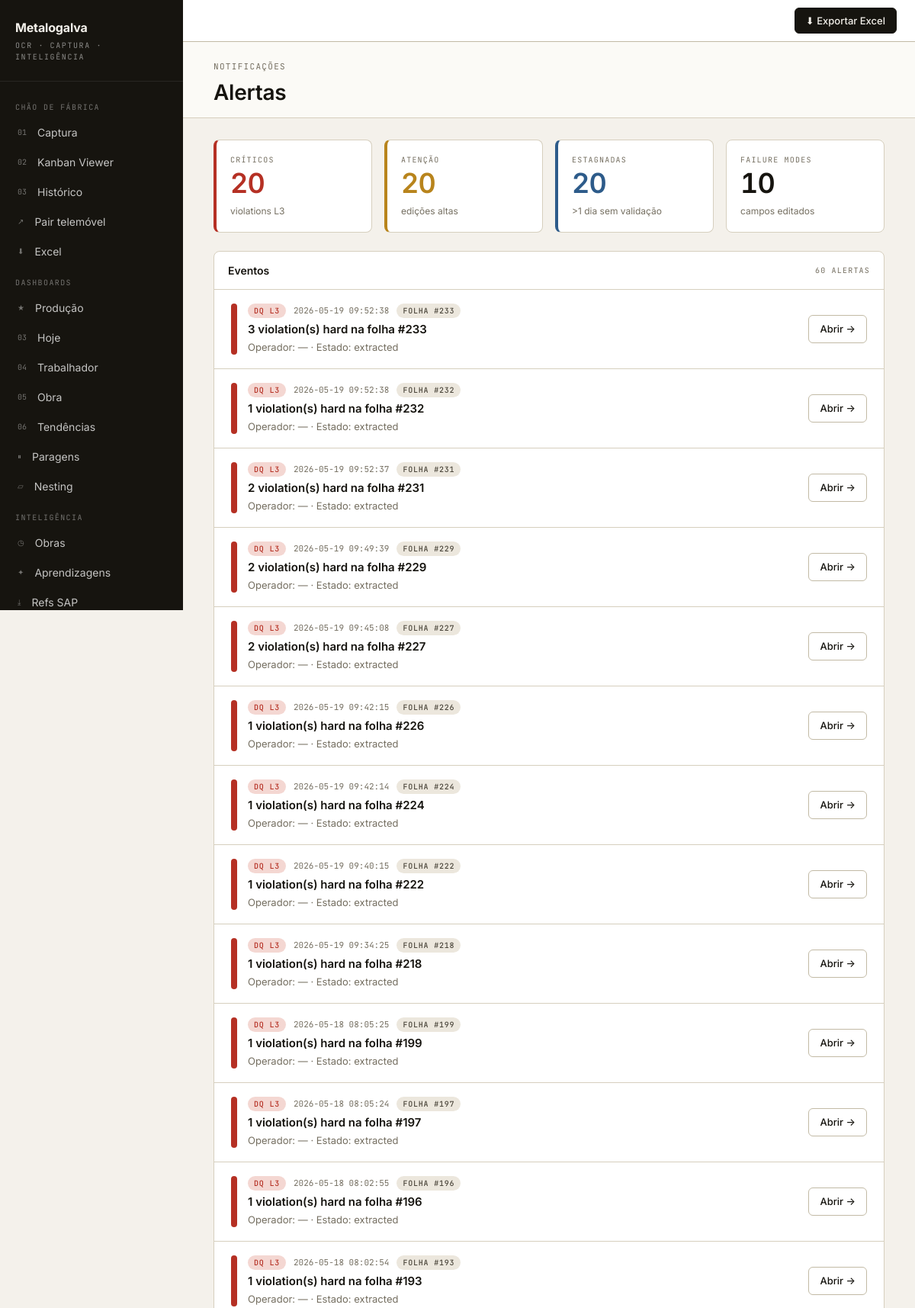
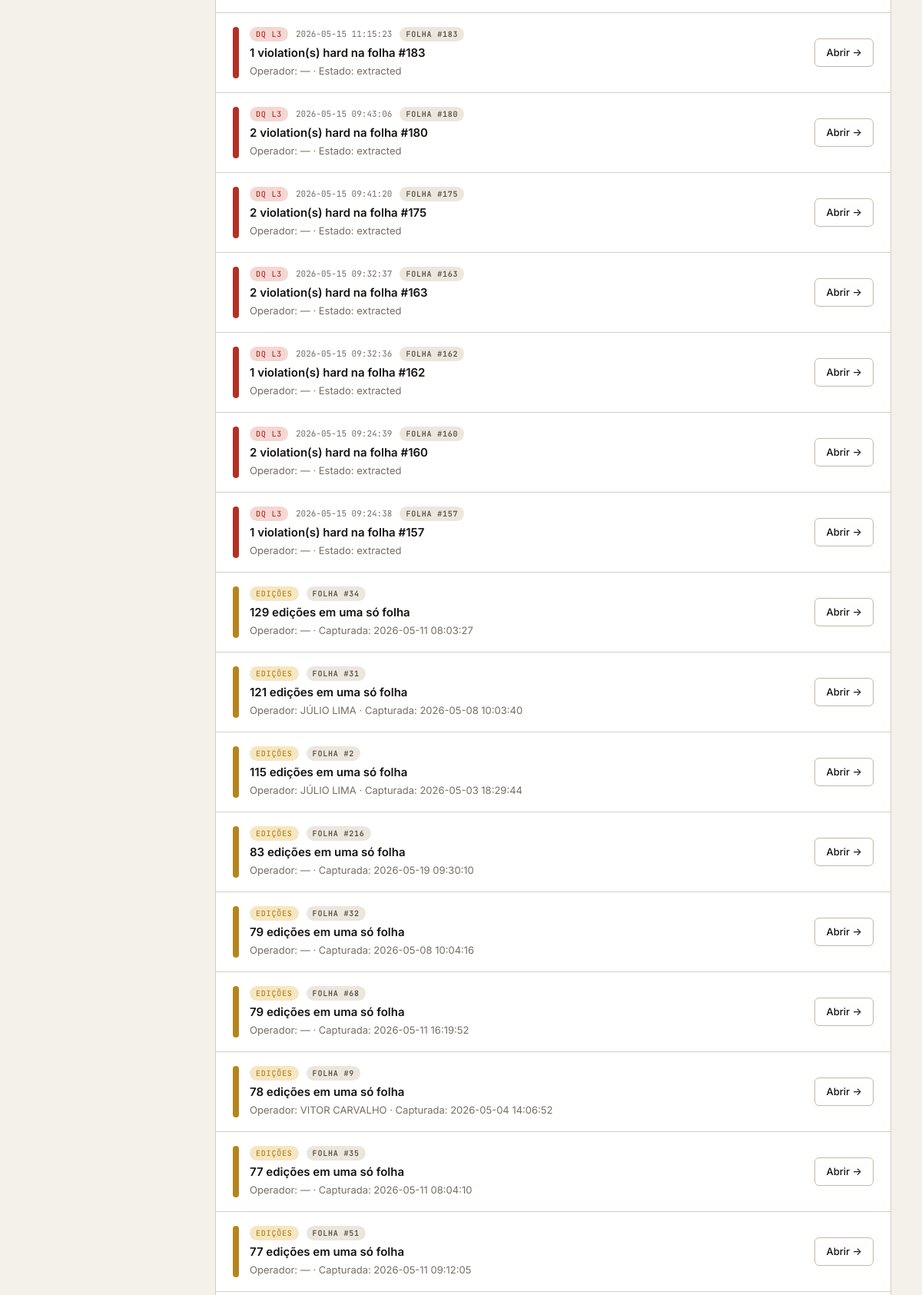
The page /dashboard/alerts (upper part) on the database its author committed (2 pictures, top to bottom).
### tables this page shows
CREATE TABLE sheets (
    id INTEGER PRIMARY KEY AUTOINCREMENT,
    image_path TEXT NOT NULL,
    captured_at TIMESTAMP DEFAULT CURRENT_TIMESTAMP,
    status TEXT NOT NULL DEFAULT 'pending',
    operador TEXT,
    sheet_data TEXT,
    raw_extraction TEXT,
    dq_audit TEXT,
    extracted_at TIMESTAMP,
    validated_at TIMESTAMP,
    error_message TEXT
, image_rotation INTEGER NOT NULL DEFAULT 0, shadow_scoring_json TEXT, shadow_scored_at TIMESTAMP);

### backend/app/web/main.py (the view)
@app.get("/dashboard/alerts", response_class=HTMLResponse)
def dashboard_alerts(request: Request) -> Response:
    data = kpis.alerts()
    return templates.TemplateResponse(
        request,
        "dashboard_alerts.html",
        {"data": data, "active_tab": "alerts"},
    )

### backend/app/web/templates/dashboard_alerts.html (shortened to what this page needs)
{% extends "base.html" %}
{% set live = true %}
{% block content %}
<div class="page-h">
  <div>
    <div class="page-eyebrow">Notificações</div>
    <h1 class="page-title">Alertas</h1>
  </div>
</div>
<div id="dash-data" class="page-content"
     hx-get="{{ request.url }}"
     hx-trigger="every 30s"
     hx-select="#dash-data"
     hx-swap="outerHTML">
  {% set n_crit = data.hard_violations | length %}
  {% set n_warn = data.high_edits | length %}
  {% set n_stuck = data.stuck | length %}
  {% set n_field = data.top_edited_fields | length %}
  <div class="kpi-grid kpi-row" style="grid-template-columns: repeat(4, 1fr); margin-bottom:24px;">
    <div class="kpi" style="border-left: 4px solid var(--crit);">
      <div class="kpi-l">Críticos</div>
      <div class="kpi-v" style="color: {{ 'var(--crit)' if n_crit else 'var(--ink-4)' }};">{{ n_crit }}</div>
      <div class="kpi-d muted tiny">violations L3</div>
    </div>
    <div class="kpi" style="border-left: 4px solid var(--warn);">
      <div class="kpi-l">Atenção</div>
      <div class="kpi-v" style="color: {{ 'var(--warn)' if n_warn else 'var(--ink-4)' }};">{{ n_warn }}</div>
      <div class="kpi-d muted tiny">edições altas</div>
    </div>
    <div class="kpi" style="border-left: 4px solid var(--info);">
      <div class="kpi-l">Estagnadas</div>
      <div class="kpi-v" style="color: {{ 'var(--info)' if n_stuck else 'var(--ink-4)' }};">{{ n_stuck }}</div>
      <div class="kpi-d muted tiny">&gt;1 dia sem validação</div>
    </div>
    <div class="kpi">
      <div class="kpi-l">Failure modes</div>
      <div class="kpi-v">{{ n_field }}</div>
      <div class="kpi-d muted tiny">campos editados</div>
    </div>
  </div>
  <div class="card" style="margin-bottom:16px;">
    <div class="card-h">
      <div class="card-h-title">Eventos</div>
      <div class="card-h-sub">{{ n_crit + n_warn + n_stuck }} ALERTAS</div>
    </div>
    <div>
      {% for v in data.hard_violations %}
      <div style="display:flex; gap:14px; padding:18px 22px; border-bottom:1px solid var(--rule); align-items:stretch;">
        <div class="sev-rail crit"></div>
        <div style="flex:1; min-width:0;">
          <div style="display:flex; align-items:center; gap:10px; margin-bottom:4px; flex-wrap:wrap;">
            <span class="pill crit">DQ L3</span>
            <span class="mono tiny muted">{{ v.captured_at }}</span>
            <span class="pill neutral">folha #{{ v.id }}</span>
          </div>
          <div style="font-weight:600; font-size:15px; margin-bottom:2px;">
            {{ v.n_errors }} violation(s) hard na folha #{{ v.id }}
          </div>
          <div class="muted" style="font-size:13px;">
            Operador: {{ v.operador or '—' }} · Estado: {{ v.status }}
          </div>
        </div>
        <a class="btn" href="/sheet/{{ v.id }}" style="align-self:center;">Abrir →</a>
      </div>
      {% endfor %}
      {% for r in data.high_edits %}
      <div style="display:flex; gap:14px; padding:18px 22px; border-bottom:1px solid var(--rule); align-items:stretch;">
        <div class="sev-rail warn"></div>
        <div style="flex:1; min-width:0;">
          <div style="display:flex; align-items:center; gap:10px; margin-bottom:4px; flex-wrap:wrap;">
            <span class="pill warn">EDIÇÕES</span>
            <span class="pill neutral">folha #{{ r.id }}</span>
          </div>
          <div style="font-weight:600; font-size:15px; margin-bottom:2px;">
            {{ r.n_edits }} edições em uma só folha
          </div>
          <div class="muted" style="font-size:13px;">
            Operador: {{ r.operador or '—' }} · Capturada: {{ r.captured_at }}
          </div>
        </div>
        <a class="btn" href="/sheet/{{ r.id }}" style="align-self:center;">Abrir →</a>
      </div>
      {% endfor %}
    </div>
  </div>
</div>
{% endblock %}

### backend/app/web/static/design.css (style rules this page uses)
:root { --paper: #F4F1EB; --paper-2: #ECE7DD; --paper-3: #E2DCCE; --ink: #16140F; --ink-2: #2A271F; --ink-3: #4A453A; --ink-4: #756F61; --ink-5: #9B9587; --rule: #D6CFBE; --rule-2: #C2BAA5; --surface: #FBFAF6; --surface-2: #FFFFFF; --accent: #D4A574; --accent-ink: #8A5F2D; --accent-soft: #F0E2C9; --ok: #2F7D43; --ok-soft: #DDEBD8; --warn: #B8841C; --warn-soft: #F5E7C2; --crit: #B53024; --crit-soft: #F4D7D2; --info: #2D5B8A; --info-soft: #D5E2EE; --font-sans: 'Inter', system-ui, -apple-system, sans-serif; --font-mono: 'JetBrains Mono', ui-monospace, monospace; --font-hand: 'Caveat', cursive; }
* { box-sizing: border-box; }
html, body { margin: 0; padding: 0; }
body { font-family: var(--font-sans); background: var(--paper); color: var(--ink); font-size: 15px; line-height: 1.5; -webkit-font-smoothing: antialiased; -moz-osx-font-smoothing: grayscale; }
a { color: inherit; text-decoration: none; }
.mono { font-family: var(--font-mono); font-feature-settings: 'tnum'; }
.muted { color: var(--ink-4); }
.tiny { font-size: 11px; }
.page-h { padding: 24px 40px 12px; border-bottom: 1px solid var(--rule); background: var(--surface); display: flex; align-items: flex-end; justify-content: space-between; gap: 16px; flex-wrap: wrap; }
.page-eyebrow { font-family: var(--font-mono); font-size: 11px; letter-spacing: 0.12em; text-transform: uppercase; color: var(--ink-4); margin-bottom: 4px; }
.page-title { font-size: 28px; font-weight: 600; letter-spacing: -0.01em; margin: 0; }
.page-content { padding: 28px 40px 60px; }
.btn { display: inline-flex; align-items: center; gap: 8px; padding: 8px 14px; border: 1px solid var(--rule-2); background: var(--surface-2); border-radius: 6px; font-size: 13px; font-weight: 500; color: var(--ink); cursor: pointer; transition: all .12s; text-decoration: none; }
.pill { display: inline-flex; align-items: center; gap: 4px; padding: 2px 8px; border-radius: 999px; font-family: var(--font-mono); font-size: 10px; letter-spacing: 0.08em; text-transform: uppercase; font-weight: 500; }
.pill.warn { background: var(--warn-soft); color: var(--warn); }
.pill.crit { background: var(--crit-soft); color: var(--crit); }
.pill.neutral { background: var(--paper-2); color: var(--ink-3); }
.card { background: var(--surface-2); border: 1px solid var(--rule); border-radius: 8px; }
.card-h { padding: 14px 18px; border-bottom: 1px solid var(--rule); display: flex; align-items: center; justify-content: space-between; gap: 12px; }
.card-h-title { font-weight: 600; font-size: 14px; }
.card-h-sub { font-family: var(--font-mono); font-size: 10px; color: var(--ink-4); letter-spacing: 0.12em; text-transform: uppercase; }
.kpi-grid { display: grid; gap: 16px; }
.kpi { background: var(--surface-2); border: 1px solid var(--rule); border-radius: 8px; padding: 18px; }
.kpi-l { font-family: var(--font-mono); font-size: 10px; letter-spacing: 0.12em; text-transform: uppercase; color: var(--ink-4); }
.kpi-v { font-size: 36px; font-weight: 600; letter-spacing: -0.02em; margin-top: 4px; line-height: 1.1; font-variant-numeric: tabular-nums; }
.kpi-d { display: flex; align-items: center; gap: 6px; margin-top: 8px; font-size: 12px; }
.sev-rail { width: 8px; align-self: stretch; border-radius: 4px; flex-shrink: 0; }
.sev-rail.crit { background: var(--crit); }
.sev-rail.warn { background: var(--warn); }

### rows shown on the page
sheets: captured_at "2026-05-19 09:52:38", id "233", n_errors "3", operador "—", status "extracted"
sheets: captured_at "2026-05-19 09:52:38", id "232", n_errors "1", operador "—", status "extracted"
sheets: captured_at "2026-05-19 09:52:37", id "231", n_errors "2", operador "—", status "extracted"
sheets: captured_at "2026-05-19 09:49:39", id "229", n_errors "2", operador "—", status "extracted"
sheets: captured_at "2026-05-19 09:45:08", id "227", n_errors "2", operador "—", status "extracted"
sheets: captured_at "2026-05-19 09:42:15", id "226", n_errors "1", operador "—", status "extracted"
sheets: captured_at "2026-05-19 09:42:14", id "224", n_errors "1", operador "—", status "extracted"
sheets: captured_at "2026-05-19 09:40:15", id "222", n_errors "1", operador "—", status "extracted"
sheets: captured_at "2026-05-19 09:34:25", id "218", n_errors "1", operador "—", status "extracted"
sheets: captured_at "2026-05-18 08:05:25", id "199", n_errors "1", operador "—", status "extracted"
sheets: captured_at "2026-05-18 08:05:24", id "197", n_errors "1", operador "—", status "extracted"
sheets: captured_at "2026-05-18 08:02:55", id "196", n_errors "1", operador "—", status "extracted"
sheets: captured_at "2026-05-18 08:02:54", id "193", n_errors "1", operador "—", status "extracted"
sheets: captured_at "2026-05-15 11:15:23", id "183", n_errors "1", operador "—", status "extracted"
sheets: captured_at "2026-05-15 09:43:06", id "180", n_errors "2", operador "—", status "extracted"
sheets: captured_at "2026-05-15 09:41:20", id "175", n_errors "2", operador "—", status "extracted"
sheets: captured_at "2026-05-15 09:32:37", id "163", n_errors "2", operador "—", status "extracted"
sheets: captured_at "2026-05-15 09:32:36", id "162", n_errors "1", operador "—", status "extracted"
sheets: captured_at "2026-05-15 09:24:39", id "160", n_errors "2", operador "—", status "extracted"
sheets: captured_at "2026-05-15 09:24:38", id "157", n_errors "1", operador "—", status "extracted"
sheets: id "34", n_edits "129", operador "—", captured_at "2026-05-11 08:03:27"
sheets: id "31", n_edits "121", operador "JÚLIO LIMA", captured_at "2026-05-08 10:03:40"
sheets: id "2", n_edits "115", operador "JÚLIO LIMA", captured_at "2026-05-03 18:29:44"
sheets: id "216", n_edits "83", operador "—", captured_at "2026-05-19 09:30:10"
sheets: id "32", n_edits "79", operador "—", captured_at "2026-05-08 10:04:16"
sheets: id "68", n_edits "79", operador "—", captured_at "2026-05-11 16:19:52"
sheets: id "9", n_edits "78", operador "VITOR CARVALHO", captured_at "2026-05-04 14:06:52"
sheets: id "35", n_edits "77", operador "—", captured_at "2026-05-11 08:04:10"
sheets: id "51", n_edits "77", operador "—", captured_at "2026-05-11 09:12:05"

### other values the page prints
{{ n_crit }} "20"
{{ n_warn }} "20"
{{ n_stuck }} "20"
{{ n_field }} "10"
{{ n_crit + n_warn + n_stuck }} "60"
